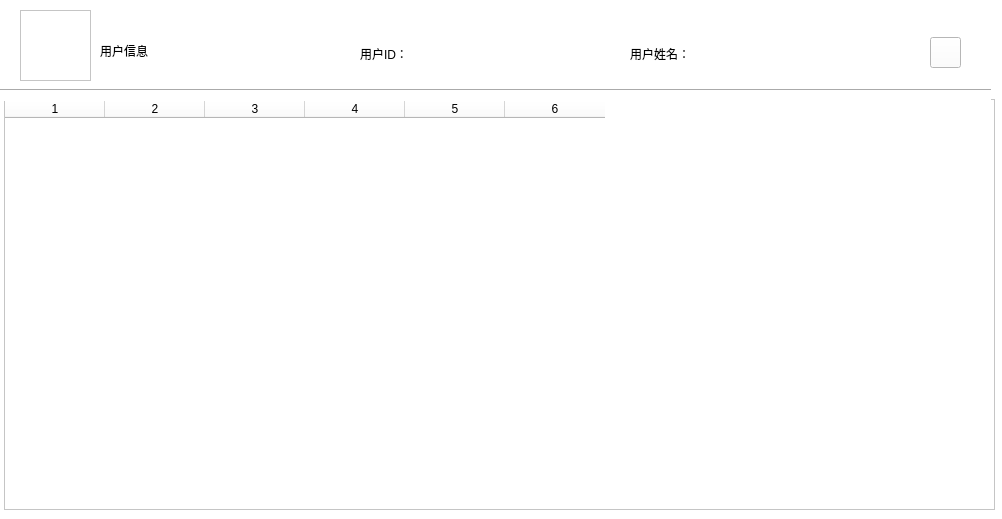
<?xml version="1.0" encoding="UTF-8"?>
<ui version="4.0">
 <class>User_Info</class>
 <widget class="QWidget" name="User_Info">
  <property name="geometry">
   <rect>
    <x>0</x>
    <y>0</y>
    <width>1002</width>
    <height>519</height>
   </rect>
  </property>
  <property name="windowTitle">
   <string>用户信息</string>
  </property>
  <property name="styleSheet">
   <string notr="true">background-color: rgb(255, 255, 255);</string>
  </property>
  <widget class="QGraphicsView" name="graphicsView">
   <property name="geometry">
    <rect>
     <x>20</x>
     <y>10</y>
     <width>71</width>
     <height>71</height>
    </rect>
   </property>
   <property name="minimumSize">
    <size>
     <width>71</width>
     <height>71</height>
    </size>
   </property>
   <property name="maximumSize">
    <size>
     <width>71</width>
     <height>71</height>
    </size>
   </property>
   <property name="styleSheet">
    <string notr="true">border-image:url(:/pic/man_512px_1174196_easyicon.net.png)</string>
   </property>
  </widget>
  <widget class="QLabel" name="label">
   <property name="geometry">
    <rect>
     <x>100</x>
     <y>20</y>
     <width>221</width>
     <height>61</height>
    </rect>
   </property>
   <property name="minimumSize">
    <size>
     <width>221</width>
     <height>61</height>
    </size>
   </property>
   <property name="maximumSize">
    <size>
     <width>221</width>
     <height>61</height>
    </size>
   </property>
   <property name="styleSheet">
    <string notr="true">font: 20pt &quot;微软雅黑&quot;;</string>
   </property>
   <property name="text">
    <string>用户信息</string>
   </property>
  </widget>
  <widget class="Line" name="line">
   <property name="geometry">
    <rect>
     <x>0</x>
     <y>80</y>
     <width>991</width>
     <height>21</height>
    </rect>
   </property>
   <property name="orientation">
    <enum>Qt::Horizontal</enum>
   </property>
  </widget>
  <widget class="QPushButton" name="BackButton">
   <property name="geometry">
    <rect>
     <x>930</x>
     <y>37</y>
     <width>31</width>
     <height>31</height>
    </rect>
   </property>
   <property name="minimumSize">
    <size>
     <width>31</width>
     <height>31</height>
    </size>
   </property>
   <property name="maximumSize">
    <size>
     <width>31</width>
     <height>31</height>
    </size>
   </property>
   <property name="styleSheet">
    <string notr="true">font: 8pt &quot;微软雅黑&quot;;
border-image: url(:/pic/Cancel_110px_1190738_easyicon.net_副本.png);</string>
   </property>
   <property name="text">
    <string/>
   </property>
   <property name="shortcut">
    <string>Esc</string>
   </property>
  </widget>
  <widget class="QTableWidget" name="tableWidget">
   <property name="geometry">
    <rect>
     <x>4</x>
     <y>99</y>
     <width>991</width>
     <height>411</height>
    </rect>
   </property>
   <property name="styleSheet">
    <string notr="true">font: 10pt &quot;微软雅黑&quot;;</string>
   </property>
   <property name="editTriggers">
    <set>QAbstractItemView::NoEditTriggers</set>
   </property>
   <property name="selectionBehavior">
    <enum>QAbstractItemView::SelectRows</enum>
   </property>
   <property name="showGrid">
    <bool>false</bool>
   </property>
   <property name="columnCount">
    <number>6</number>
   </property>
   <column/>
   <column/>
   <column/>
   <column/>
   <column/>
   <column/>
  </widget>
  <widget class="QLabel" name="id">
   <property name="geometry">
    <rect>
     <x>360</x>
     <y>43</y>
     <width>251</width>
     <height>21</height>
    </rect>
   </property>
   <property name="minimumSize">
    <size>
     <width>251</width>
     <height>21</height>
    </size>
   </property>
   <property name="maximumSize">
    <size>
     <width>251</width>
     <height>21</height>
    </size>
   </property>
   <property name="styleSheet">
    <string notr="true">font: 12pt &quot;微软雅黑&quot;;</string>
   </property>
   <property name="text">
    <string>用户ID：</string>
   </property>
  </widget>
  <widget class="QLabel" name="name">
   <property name="geometry">
    <rect>
     <x>630</x>
     <y>43</y>
     <width>261</width>
     <height>21</height>
    </rect>
   </property>
   <property name="minimumSize">
    <size>
     <width>261</width>
     <height>21</height>
    </size>
   </property>
   <property name="maximumSize">
    <size>
     <width>261</width>
     <height>21</height>
    </size>
   </property>
   <property name="styleSheet">
    <string notr="true">font: 12pt &quot;微软雅黑&quot;;</string>
   </property>
   <property name="text">
    <string>用户姓名：</string>
   </property>
  </widget>
  <zorder>tableWidget</zorder>
  <zorder>label</zorder>
  <zorder>line</zorder>
  <zorder>BackButton</zorder>
  <zorder>graphicsView</zorder>
  <zorder>id</zorder>
  <zorder>name</zorder>
 </widget>
 <resources/>
 <connections/>
</ui>
